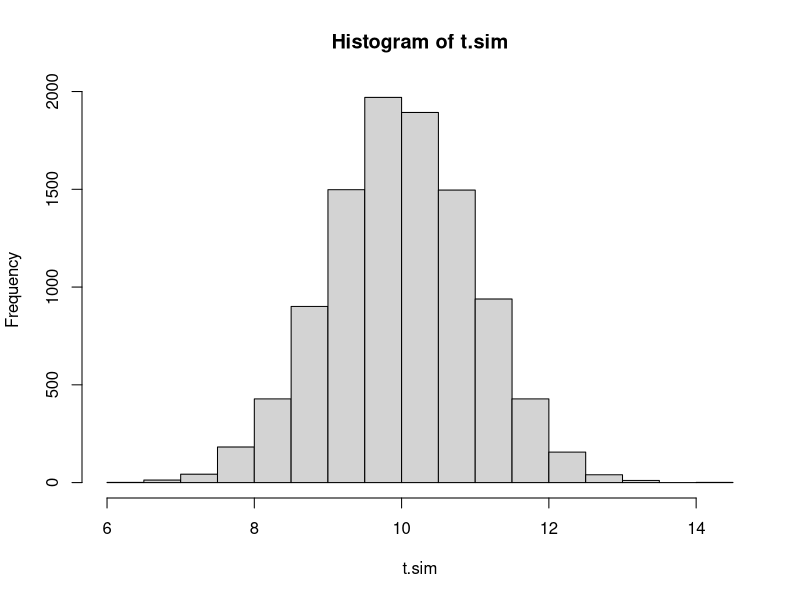
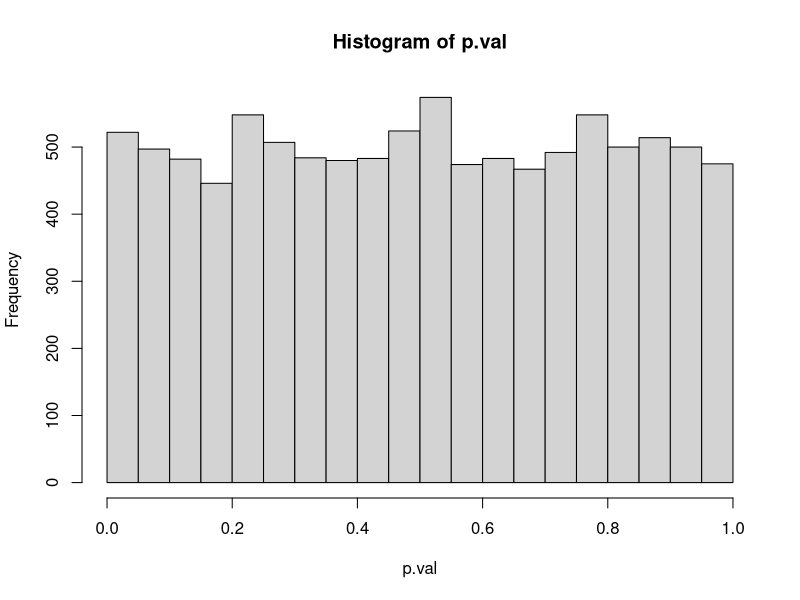
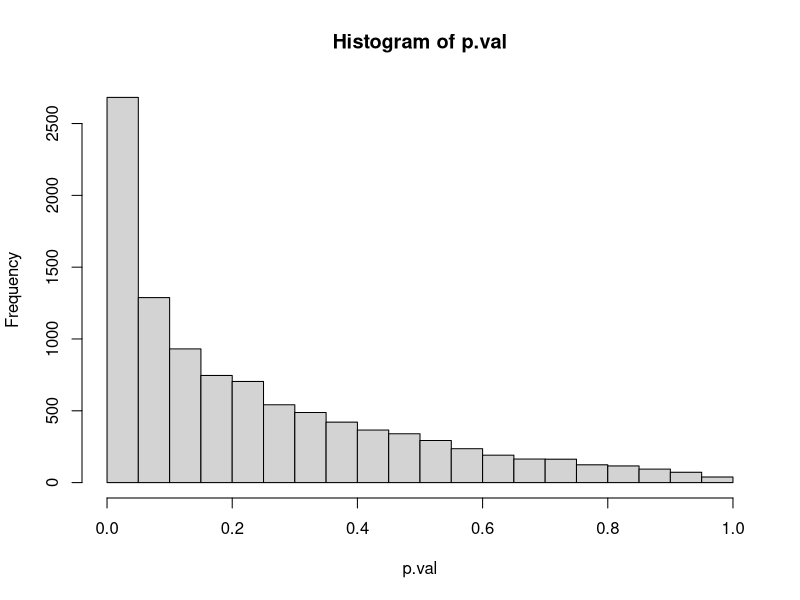
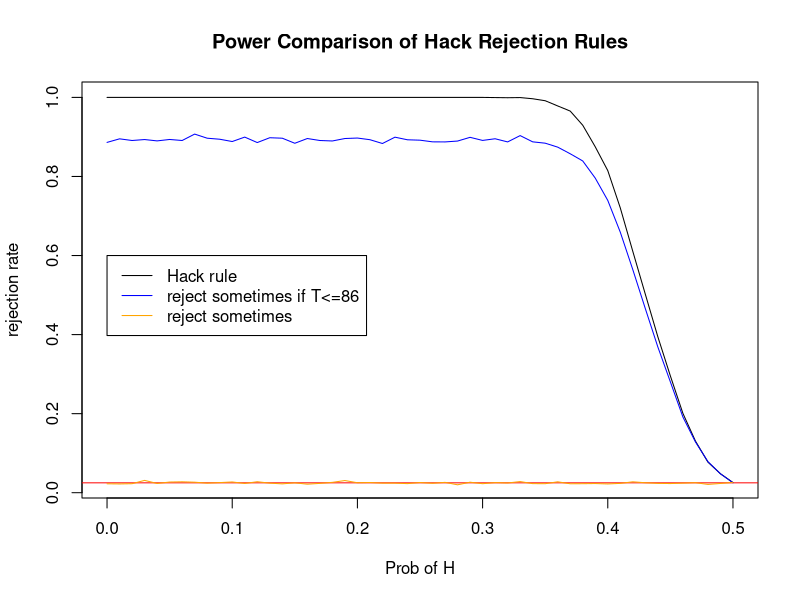

Reproduce these figures in R, in order.
## ---- chunk 1
knitr::opts_chunk$set(echo = TRUE)
## ---- chunk 2
generate_data <- function(n, mu){
  return(rnorm(n, mu, 5))
}

test_stat <- function(someData){
  return(mean(someData))
}
## ---- chunk 3
set.seed(1)
myData <- rnorm(25, 11, 5)
## ---- chunk 4
NMC <- 10000
t.sim <- replicate(NMC, test_stat(generate_data(25, 10)))
hist(t.sim)
## ---- chunk 5
t.crit <- quantile(t.sim, .93)
#verify
mean(t.sim >= t.crit)
## ---- chunk 6
result <- FALSE
for(i in 1:NMC){
  nullData <- generate_data(25, 10)
  result[i] <- test_stat(nullData) >= t.crit
  # result will be TRUE if the test stat is beyond the critical
  # value, ie. we reject the null
  #False otherwise
}
mean(result)
## ---- chunk 7
p.val <- 0
for(i in 1:NMC){
  nullData <- generate_data(25, 10)
  p.val[i] <- mean(t.sim >= test_stat(nullData))
}
hist(p.val)
## ---- chunk 8
p.val <- 0
for(i in 1:NMC){
  nullData <- generate_data(25, 11)
  p.val[i] <- mean(t.sim >= test_stat(nullData))
}
hist(p.val)
mean(p.val <=0.07)
mean(p.val >0.07)
## ---- chunk 9
#P (X <= 85) for X~Binom(200, .5)
pbinom(85, 200, .5)

#P (X <= 86) for X~Binom(200, .5)
pbinom(86, 200, .5)

#P(X = 86)
dbinom(86, 200, .5)
## ---- chunk 10
#We look at the probability under H0 that we get 86 heads
P.reject.86 <- (.025 - pbinom(85, 200, .5) )/dbinom(86, 200, .5)
P.reject.86
## ---- chunk 11
hack_decision_rule <- function(T){
  #T is the number of heads
  if(T <= 85){ return (TRUE)} #always reject if T <= 85
  else if(T==86) {return(rbinom(1, 1, P.reject.86))}
  else {return (FALSE)}
}

trials <- rbinom(100000, 200, .5)
reject <- FALSE
for(i in 1:100000){
  reject[i] <- hack_decision_rule(trials[i])
}
mean(reject)
## ---- chunk 12
set.seed(1)

rule1.p <- 0.025/pbinom(86,200, .5)

hack_decision_rule1 <- function(T){
  if(T <= 86){
    return(runif(1) < rule1.p)
  } else {
    return(FALSE)
  }
}
hack_decision_rule2 <- function(T){
  return(runif(1) < 0.025)
}

pseq <- seq(0,.5,.01)

rr_0 <- rep(0,length(pseq))
rr_1 <- rr_0
rr_2 <- rr_0
NMC <- 5000
for(j in 1:length(pseq)){
  p <- pseq[j]
  for(i in 1:NMC){
    #generate data
    nheads <- rbinom(1, 200, p)
    rr_0[j] <- rr_0[j] + hack_decision_rule(nheads)
    rr_1[j] <- rr_1[j] + hack_decision_rule1(nheads)
    rr_2[j] <- rr_2[j] + hack_decision_rule2(nheads)
  }
}
rr_0 <- rr_0 / NMC
rr_1 <- rr_1 / NMC
rr_2 <- rr_2 / NMC

plot(x=pseq, y=rr_0, type="l", ylab="rejection rate", xlab="Prob of H", main="Power Comparison of Hack Rejection Rules")
abline(h=0.025, col="red")
lines(x=pseq, y=rr_1, col="blue")
lines(x=pseq, y=rr_2, col="orange")
legend(x=0, y=.6, legend=c("Hack rule", "reject sometimes if T<=86", "reject sometimes"), col=c("black","blue","orange"), lwd=1)
## ---- chunk 13
rr_0[51]
rr_1[51]
rr_2[51]

